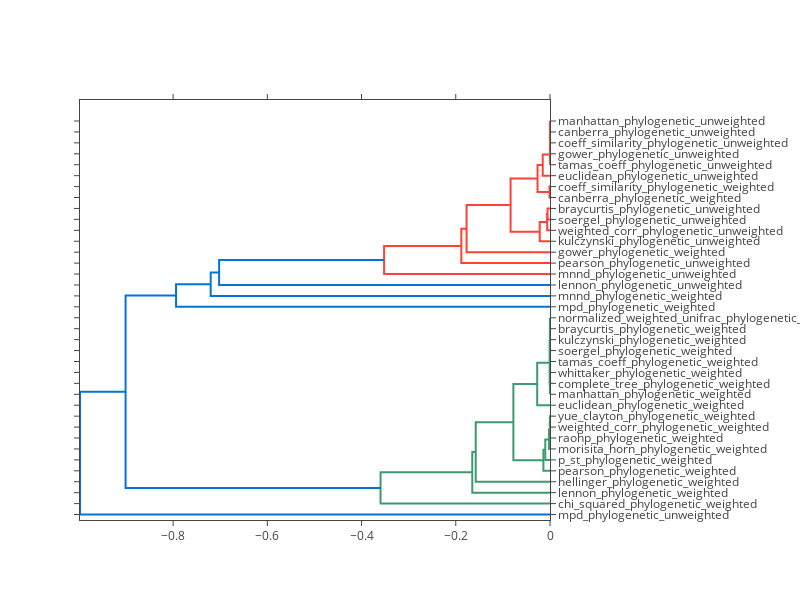

This figure's notebook cell:
### Code cell
plot_dm_dendrogram(filters=["nonphylogenetic"],height=600)

### Figure 1 — Plotly figure (JSON) as saved in the notebook; plotly's stock layout.template omitted (floating-point values rounded to 4 significant figures)
{"data": [{"hoverinfo": "text", "marker": {"color": "rgb(61,153,112)"}, "mode": "lines", "text": null, "type": "scatter", "x": [0, -0.0002477, -0.0002477, 0], "xaxis": "x", "y": [85, 85, 95, 95], "yaxis": "y"}, {"hoverinfo": "text", "marker": {"color": "rgb(61,153,112)"}, "mode": "lines", "text": null, "type": "scatter", "x": [0, -0.0004763, -0.0004763, -0.0002477], "xaxis": "x", "y": [75, 75, 90, 90], "yaxis": "y"}, {"hoverinfo": "text", "marker": {"color": "rgb(61,153,112)"}, "mode": "lines", "text": null, "type": "scatter", "x": [0, -0.002059, -0.002059, -0.0004763], "xaxis": "x", "y": [65, 65, 82.5, 82.5], "yaxis": "y"}, {"hoverinfo": "text", "marker": {"color": "rgb(61,153,112)"}, "mode": "lines", "text": null, "type": "scatter", "x": [0, -0.01001, -0.01001, -0.002059], "xaxis": "x", "y": [55, 55, 73.75, 73.75], "yaxis": "y"}, {"hoverinfo": "text", "marker": {"color": "rgb(61,153,112)"}, "mode": "lines", "text": null, "type": "scatter", "x": [0, -0.01402, -0.01402, -0.01001], "xaxis": "x", "y": [45, 45, 64.38, 64.38], "yaxis": "y"}, {"hoverinfo": "text", "marker": {"color": "rgb(61,153,112)"}, "mode": "lines", "text": null, "type": "scatter", "x": [0, -4.353e-12, -4.353e-12, 0], "xaxis": "x", "y": [135, 135, 145, 145], "yaxis": "y"}, {"hoverinfo": "text", "marker": {"color": "rgb(61,153,112)"}, "mode": "lines", "text": null, "type": "scatter", "x": [0, -1.025e-11, -1.025e-11, -4.353e-12], "xaxis": "x", "y": [125, 125, 140, 140], "yaxis": "y"}, {"hoverinfo": "text", "marker": {"color": "rgb(61,153,112)"}, "mode": "lines", "text": null, "type": "scatter", "x": [0, -1.333e-11, -1.333e-11, -1.025e-11], "xaxis": "x", "y": [115, 115, 132.5, 132.5], "yaxis": "y"}, {"hoverinfo": "text", "marker": {"color": "rgb(61,153,112)"}, "mode": "lines", "text": null, "type": "scatter", "x": [0, 0, 0, 0], "xaxis": "x", "y": [175, 175, 185, 185], "yaxis": "y"}, {"hoverinfo": "text", "marker": {"color": "rgb(61,153,112)"}, "mode": "lines", "text": null, "type": "scatter", "x": [0, -0.000107, -0.000107, 0], "xaxis": "x", "y": [165, 165, 180, 180], "yaxis": "y"}, {"hoverinfo": "text", "marker": {"color": "rgb(61,153,112)"}, "mode": "lines", "text": null, "type": "scatter", "x": [0, -0.0002972, -0.0002972, -0.000107], "xaxis": "x", "y": [155, 155, 172.5, 172.5], "yaxis": "y"}, {"hoverinfo": "text", "marker": {"color": "rgb(61,153,112)"}, "mode": "lines", "text": null, "type": "scatter", "x": [-1.333e-11, -0.0007148, -0.0007148, -0.0002972], "xaxis": "x", "y": [123.8, 123.8, 163.8, 163.8], "yaxis": "y"}, {"hoverinfo": "text", "marker": {"color": "rgb(61,153,112)"}, "mode": "lines", "text": null, "type": "scatter", "x": [0, -0.02715, -0.02715, -0.0007148], "xaxis": "x", "y": [105, 105, 143.8, 143.8], "yaxis": "y"}, {"hoverinfo": "text", "marker": {"color": "rgb(61,153,112)"}, "mode": "lines", "text": null, "type": "scatter", "x": [-0.01402, -0.0777, -0.0777, -0.02715], "xaxis": "x", "y": [54.69, 54.69, 124.4, 124.4], "yaxis": "y"}, {"hoverinfo": "text", "marker": {"color": "rgb(61,153,112)"}, "mode": "lines", "text": null, "type": "scatter", "x": [0, -0.1577, -0.1577, -0.0777], "xaxis": "x", "y": [35, 35, 89.53, 89.53], "yaxis": "y"}, {"hoverinfo": "text", "marker": {"color": "rgb(61,153,112)"}, "mode": "lines", "text": null, "type": "scatter", "x": [0, -0.165, -0.165, -0.1577], "xaxis": "x", "y": [25, 25, 62.27, 62.27], "yaxis": "y"}, {"hoverinfo": "text", "marker": {"color": "rgb(61,153,112)"}, "mode": "lines", "text": null, "type": "scatter", "x": [0, -0.3597, -0.3597, -0.165], "xaxis": "x", "y": [15, 15, 43.63, 43.63], "yaxis": "y"}, {"hoverinfo": "text", "marker": {"color": "rgb(255,65,54)"}, "mode": "lines", "text": null, "type": "scatter", "x": [0, -0.005298, -0.005298, 0], "xaxis": "x", "y": [275, 275, 285, 285], "yaxis": "y"}, {"hoverinfo": "text", "marker": {"color": "rgb(255,65,54)"}, "mode": "lines", "text": null, "type": "scatter", "x": [0, -0.005999, -0.005999, -0.005298], "xaxis": "x", "y": [265, 265, 280, 280], "yaxis": "y"}, {"hoverinfo": "text", "marker": {"color": "rgb(255,65,54)"}, "mode": "lines", "text": null, "type": "scatter", "x": [0, -0.02182, -0.02182, -0.005999], "xaxis": "x", "y": [255, 255, 272.5, 272.5], "yaxis": "y"}, {"hoverinfo": "text", "marker": {"color": "rgb(255,65,54)"}, "mode": "lines", "text": null, "type": "scatter", "x": [0, -0.0009598, -0.0009598, 0], "xaxis": "x", "y": [295, 295, 305, 305], "yaxis": "y"}, {"hoverinfo": "text", "marker": {"color": "rgb(255,65,54)"}, "mode": "lines", "text": null, "type": "scatter", "x": [0, 0, 0, 0], "xaxis": "x", "y": [355, 355, 365, 365], "yaxis": "y"}, {"hoverinfo": "text", "marker": {"color": "rgb(255,65,54)"}, "mode": "lines", "text": null, "type": "scatter", "x": [0, 0, 0, 0], "xaxis": "x", "y": [345, 345, 360, 360], "yaxis": "y"}, {"hoverinfo": "text", "marker": {"color": "rgb(255,65,54)"}, "mode": "lines", "text": null, "type": "scatter", "x": [0, 0, 0, 0], "xaxis": "x", "y": [335, 335, 352.5, 352.5], "yaxis": "y"}, {"hoverinfo": "text", "marker": {"color": "rgb(255,65,54)"}, "mode": "lines", "text": null, "type": "scatter", "x": [0, -4.374e-12, -4.374e-12, 0], "xaxis": "x", "y": [325, 325, 343.8, 343.8], "yaxis": "y"}, {"hoverinfo": "text", "marker": {"color": "rgb(255,65,54)"}, "mode": "lines", "text": null, "type": "scatter", "x": [0, -0.01542, -0.01542, -4.374e-12], "xaxis": "x", "y": [315, 315, 334.4, 334.4], "yaxis": "y"}, {"hoverinfo": "text", "marker": {"color": "rgb(255,65,54)"}, "mode": "lines", "text": null, "type": "scatter", "x": [-0.0009598, -0.02647, -0.02647, -0.01542], "xaxis": "x", "y": [300, 300, 324.7, 324.7], "yaxis": "y"}, {"hoverinfo": "text", "marker": {"color": "rgb(255,65,54)"}, "mode": "lines", "text": null, "type": "scatter", "x": [-0.02182, -0.08367, -0.08367, -0.02647], "xaxis": "x", "y": [263.8, 263.8, 312.3, 312.3], "yaxis": "y"}, {"hoverinfo": "text", "marker": {"color": "rgb(255,65,54)"}, "mode": "lines", "text": null, "type": "scatter", "x": [0, -0.1771, -0.1771, -0.08367], "xaxis": "x", "y": [245, 245, 288.0, 288.0], "yaxis": "y"}, {"hoverinfo": "text", "marker": {"color": "rgb(255,65,54)"}, "mode": "lines", "text": null, "type": "scatter", "x": [0, -0.1883, -0.1883, -0.1771], "xaxis": "x", "y": [235, 235, 266.5, 266.5], "yaxis": "y"}, {"hoverinfo": "text", "marker": {"color": "rgb(255,65,54)"}, "mode": "lines", "text": null, "type": "scatter", "x": [0, -0.3522, -0.3522, -0.1883], "xaxis": "x", "y": [225, 225, 250.8, 250.8], "yaxis": "y"}, {"hoverinfo": "text", "marker": {"color": "rgb(0,116,217)"}, "mode": "lines", "text": null, "type": "scatter", "x": [0, -0.7024, -0.7024, -0.3522], "xaxis": "x", "y": [215, 215, 237.9, 237.9], "yaxis": "y"}, {"hoverinfo": "text", "marker": {"color": "rgb(0,116,217)"}, "mode": "lines", "text": null, "type": "scatter", "x": [0, -0.7202, -0.7202, -0.7024], "xaxis": "x", "y": [205, 205, 226.4, 226.4], "yaxis": "y"}, {"hoverinfo": "text", "marker": {"color": "rgb(0,116,217)"}, "mode": "lines", "text": null, "type": "scatter", "x": [0, -0.7938, -0.7938, -0.7202], "xaxis": "x", "y": [195, 195, 215.7, 215.7], "yaxis": "y"}, {"hoverinfo": "text", "marker": {"color": "rgb(0,116,217)"}, "mode": "lines", "text": null, "type": "scatter", "x": [-0.3597, -0.9009, -0.9009, -0.7938], "xaxis": "x", "y": [29.32, 29.32, 205.4, 205.4], "yaxis": "y"}, {"hoverinfo": "text", "marker": {"color": "rgb(0,116,217)"}, "mode": "lines", "text": null, "type": "scatter", "x": [0, -0.9977, -0.9977, -0.9009], "xaxis": "x", "y": [5, 5, 117.3, 117.3], "yaxis": "y"}], "layout": {"autosize": false, "height": 600, "hovermode": "closest", "margin": {"r": 250}, "showlegend": false, "width": 800, "xaxis": {"mirror": "allticks", "rangemode": "tozero", "showgrid": false, "showline": true, "showticklabels": true, "ticks": "outside", "type": "linear", "zeroline": false}, "yaxis": {"mirror": "allticks", "rangemode": "tozero", "showgrid": false, "showline": true, "showticklabels": true, "side": "right", "tickmode": "array", "ticks": "outside", "ticktext": ["mpd_phylogenetic_unweighted", "chi_squared_phylogenetic_weighted", "lennon_phylogenetic_weighted", "hellinger_phylogenetic_weighted", "pearson_phylogenetic_weighted", "p_st_phylogenetic_weighted", "morisita_horn_phylogenetic_weighted", "raohp_phylogenetic_weighted", "weighted_corr_phylogenetic_weighted", "yue_clayton_phylogenetic_weighted", "euclidean_phylogenetic_weighted", "manhattan_phylogenetic_weighted", "complete_tree_phylogenetic_weighted", "whittaker_phylogenetic_weighted", "tamas_coeff_phylogenetic_weighted", "soergel_phylogenetic_weighted", "kulczynski_phylogenetic_weighted", "braycurtis_phylogenetic_weighted", "normalized_weighted_unifrac_phylogenetic_weighted", "mpd_phylogenetic_weighted", "mnnd_phylogenetic_weighted", "lennon_phylogenetic_unweighted", "mnnd_phylogenetic_unweighted", "pearson_phylogenetic_unweighted", "gower_phylogenetic_weighted", "kulczynski_phylogenetic_unweighted", "weighted_corr_phylogenetic_unweighted", "soergel_phylogenetic_unweighted", "braycurtis_phylogenetic_unweighted", "canberra_phylogenetic_weighted", "coeff_similarity_phylogenetic_weighted", "euclidean_phylogenetic_unweighted", "tamas_coeff_phylogenetic_unweighted", "gower_phylogenetic_unweighted", "coeff_similarity_phylogenetic_unweighted", "canberra_phylogenetic_unweighted", "manhattan_phylogenetic_unweighted"], "tickvals": [5, 15, 25, 35, 45, 55, 65, 75, 85, 95, 105, 115, 125, 135, 145, 155, 165, 175, 185, 195, 205, 215, 225, 235, 245, 255, 265, 275, 285, 295, 305, 315, 325, 335, 345, 355, 365], "type": "linear", "zeroline": false}}}
